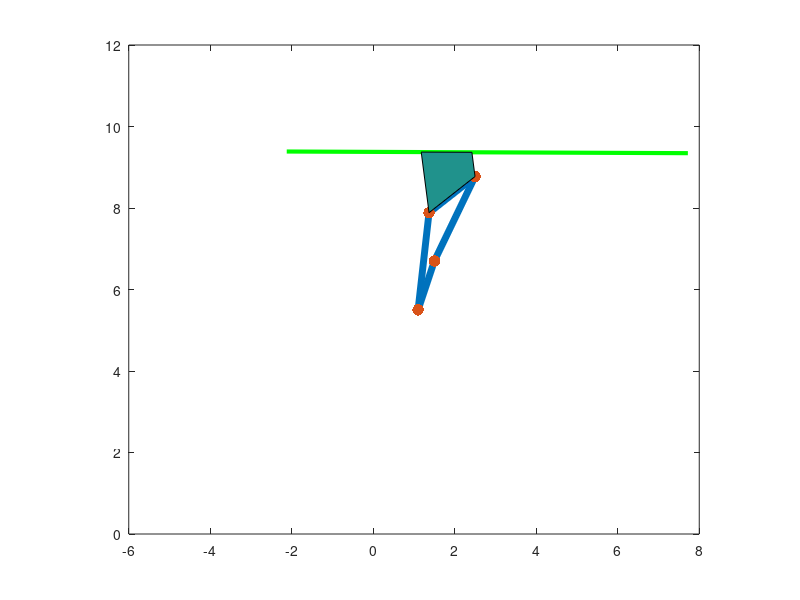

Recreate this plot in MATLAB.
%**************VALUES OBTAINED FROM SYNTHESIS**********

A = [1.1; 5.5]
B = [1.5; 6.7]

L2 = 2.4
L3 = 1.6
L4 = 2.3
L1 = sqrt((B(1,1)-A(1,1))*(B(1,1)-A(1,1)) + (B(2,1)-A(2,1))*(B(2,1)-A(2,1)))
phiaxis = (atand((A(2,1)-B(2,1))/(A(1,1)-B(1,1))))

lc = 0.6
ld = 1.5

ldown = 3.3;
lup = 5.3;

k1 = L1/L4;
k2 = L1/L2;
k3 = (L4*L4-L3*L3+L2*L2+L1*L1)/(2*L4*L2);
k4 = L1/L3;
k5 = (L4*L4-L1*L1-L2*L2-L3*L3)/(2*L2*L3);

phi1 = 360-154;%RANGE OF ANGLE ROTAION OF LINK 2 
phi2 = 12;

end1=[];
end2=[];
n=0

%*****************SIMULATION**************************
for theta = phi1:-2:phi2
  theta
  D = [A(1,1)+L2*cosd(theta+phiaxis);A(2,1)+L2*sind(theta+phiaxis)]; %OBTAINING D COORDINATE
  
  a = cosd(theta)-k1-k2*cosd(theta)+k3;
  b = -2*sind(theta);                                 %CO-EFFECIENT OF FREUDENSTEIN EQUATION
  c = k1-(k2+1)*cosd(theta) + k3;
  
  theta4 = 2*atand((-b-sqrt(b*b-4*a*c))/(2*a))
 
  C = [B(1,1)+L4*cosd(theta4+phiaxis);B(2,1)+L4*sind(theta4+phiaxis)]
  main = [A , B , C , D, A];
  x = main(1,[1:5]);
  y = main(2,[1:5]);

  theta3 = atan2d((C(2,1)-D(2,1)),(C(1,1)-D(1,1)));
  if(n == 0)
    thetaper = theta3;
    n=n+1;
  endif
  Cdash = [C(1,1)-lc*cosd(theta3-thetaper);C(2,1)-lc*sind(theta3-thetaper)];
  Ddash = [D(1,1)-ld*cosd(theta3-thetaper);D(2,1)-ld*sind(theta3-thetaper)];
  theta3dash = atand((Cdash(2,1)-Ddash(2,1))/(Cdash(1,1)-Ddash(1,1)));
  
  E = [Ddash(1,1)- ldown*cosd(theta3dash);Ddash(2,1)-ldown*sind(theta3dash)]
  F = [Cdash(1,1)+ lup*cosd(theta3dash);Cdash(2,1)+lup*sind(theta3dash)]
  
  end1=[end1 E];
  end2=[end2 F];
  
  %********************PLOTTING*************************** 
  plot(x,y, 'LineWidth', 5);
  hold on;
  plot(x,y, '.','markersize', 25);
  x1 = [E(1,1) F(1,1)];
  y1 = [E(2,1) F(2,1)];
  plot(x1,y1,'g','LineWidth', 3);
  patch([C(1,1) D(1,1) Ddash(1,1) Cdash(1,1)],[C(2,1) D(2,1) Ddash(2,1) Cdash(2,1)],4)
  axis([-6 8 0 12])
  daspect([1 1 1])
  pause(0.1);
  hold off;
endfor
